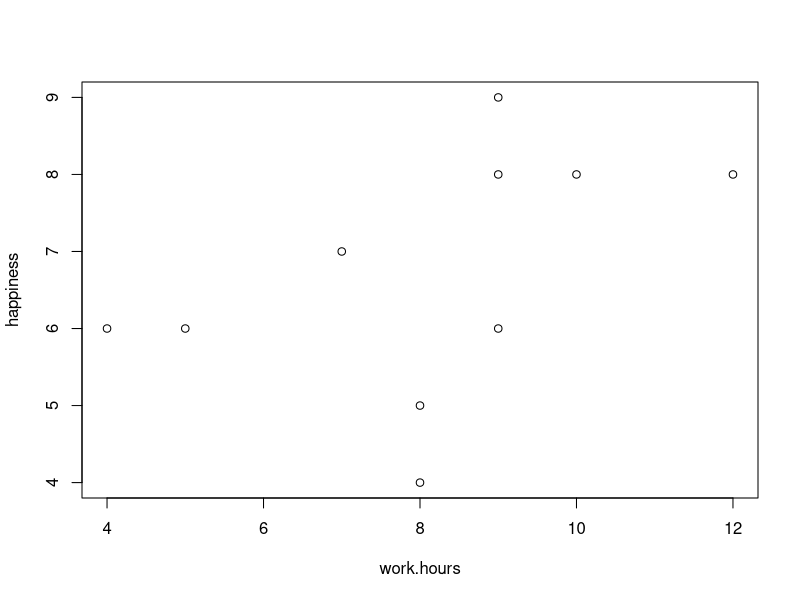
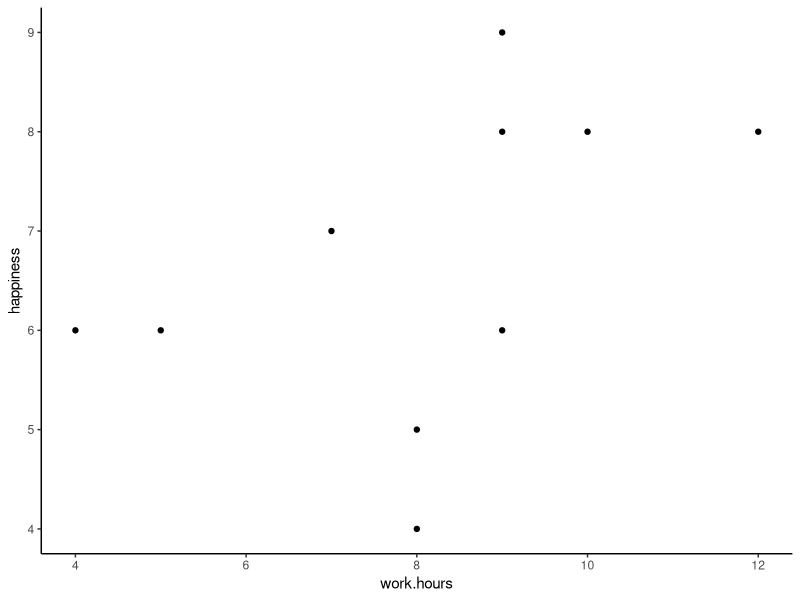

These figures' R source, in order:
library(tidyverse)
datos<-read_csv("github_data.csv") 
#dataset: indice de horas trabajadas con felicidad
glimpse(datos)
#Pasos para sincronizar con git
#1 Guarda cambios como siempre (icono disco)
#2. Click en git en git ->commit. 
#3. Selecciona los archivos a sincronizar:
#commit : copia local
#push: sincronizo con la nube

plot (happiness ~work.hours, data=datos)

ggplot(datos)+
  geom_point(aes(work.hours, happiness))+theme_classic()
